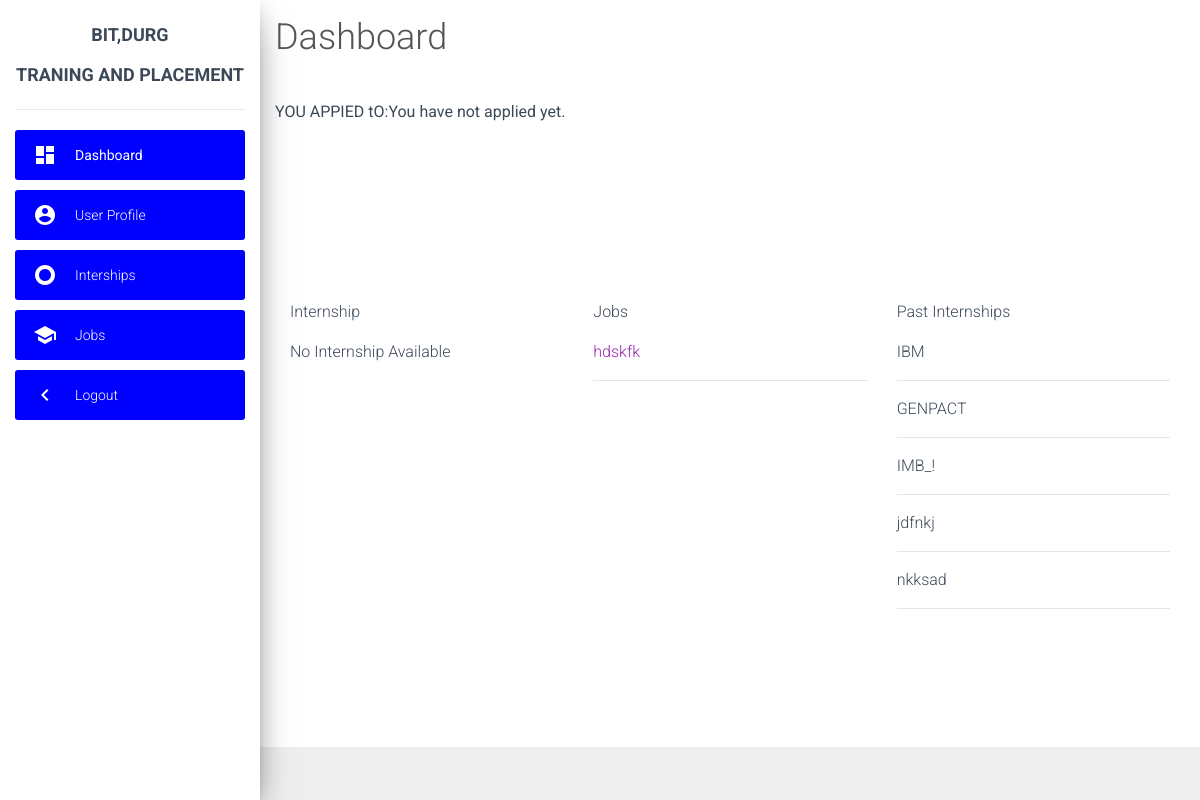
/dashboard/ (signed in), run on the app's committed database.
### student/models.py (models this page shows, shortened)
class Jobs(models.Model):
	image               =models.ImageField(upload_to='media/job',blank=True)
	company_name        = models.CharField(max_length=100,null=True)
	company_description = models.TextField(max_length=100000,null=True)
	Description			=models.TextField(max_length=100000,null=True)
	apply_before        = models.DateField(null=True,blank=True)
	Campus_date         = models.DateField(null=True,blank=True)
	Salary              = models.PositiveIntegerField(verbose_name="Salary",null=True,blank=True)
	Exam_Venue          = models.CharField(max_length=100,null=True,blank=True)
	Joining_location    =models.CharField(max_length=100,null=True,blank=True)
	Skill_set = models.TextField(max_length=10000, null=True)
	percentage_Agg_clg=models.PositiveIntegerField(verbose_name="Aggregate Percentage",null=True,blank=True)
	percentage_12       =models.PositiveIntegerField(verbose_name="Aggregate 10 Percentage",null=True,blank=True)
	percentage_10       =models.PositiveIntegerField(verbose_name="Aggregate 12 Percentage",null=True,blank=True)
	other_note			=models.TextField(max_length=100000,null=True,blank=True)

class Internship(models.Model):
	image               =models.ImageField(upload_to='media/internship',blank=True)
	company_name        = models.CharField(max_length=100,null=True)
	company_description = models.TextField(max_length=100000,null=True)
	Description			=models.TextField(max_length=100000,null=True)
	apply_before        = models.DateField(null=True,blank=True)
	Campus_date         = models.DateField(null=True,blank=True)
	Stipend             = models.PositiveIntegerField(verbose_name="Stipend",null=True,blank=True)
	Exam_Venue               = models.CharField(max_length=100,null=True,blank=True)
	Joining_location    =models.CharField(max_length=100,null=True,blank=True)
	duration            =models.CharField(max_length=100,null=True)
	Skill_set = models.TextField(max_length=10000, null=True)
	percentage_Agg_clg=models.PositiveIntegerField(verbose_name="Aggregate Percentage",null=True,blank=True)
	percentage_12       =models.PositiveIntegerField(verbose_name="Aggregate 10 Percentage",null=True,blank=True)
	percentage_10       =models.PositiveIntegerField(verbose_name="Aggregate 12 Percentage",null=True,blank=True)
	other_note			=models.TextField(max_length=100000,null=True,blank=True)

### student/views.py (the view)
# urls.py: path('dashboard/', dashboard , name='dashboard' ),
@login_required
def dashboard(request):
    profile=Profile.objects.filter(user=request.user).first()
    past_intern=Internship.objects.filter(apply_before__lt=date.today())
    current_intern=Internship.objects.filter(apply_before__gte=date.today())
    jobs_object=Jobs.objects.all()
    AppliedIntern_object=AppliedIntern.objects.filter(user_id=profile)
    today=date.today()
    Appliedjob_object=Appliedjob.objects.filter(user_id=profile)
    arg={
        'past_intern':past_intern,
        'current_intern':current_intern,
        'j':jobs_object,
        'ai':AppliedIntern_object,
        'user': request.user,
        'profile':profile,
        'today':today,
        'aj':Appliedjob_object,
    }
    return render(request, 'user/dashboard.html', arg )

### student/templates/user/dashboard.html (shortened to what this page needs)
{% extends 'index.html' %}
{% block head %}Dashboard{% endblock %}
{% load crispy_forms_tags %}
{% block content %}
<div style="height: 200px;" >
<div class="row">
    <strong><p>YOU APPIED tO:</p><br></strong>
    {% if not ai and not aj %}
    <strong>You have not applied yet.</strong>
    {% endif %}
</div>
</div>
<div class="row">
        <div class="col">
            <p>Internship</p>
            {% if not current_intern %}
            <p>No Internship Available</p>
            {% else %}
        {% for a in current_intern %}
            <p><a href="/company/{{a.id}}">{{a.company_name}}</a></p>
        <hr>
    {% endfor %}
    {% endif %}
</div>
    <div class="col">
        <p>Jobs</p>
        {% if not j %}
        <p>No Jobs Available</p>
        {% else %}
        {% for a in j %}
            <p><a href="/job_company/{{a.id}}" disabled>{{a.company_name}}</a></p>
        <hr>
    {% endfor %}
    {% endif %}
    </div>
    <div class="col">
        <p>Past Internships</p>
        {% if not past_intern %}
        <p>No Past Internship</p>
        {% else %}
        {% for a in past_intern %}
                   <p>{{a.company_name}}</p>
               <hr>
           {% endfor %}
           {% endif %}
    </div>
    </div>
{% endblock %}

### student/static/css/index_style1.css (style rules this page uses)
a { color: black; }

### data on the page
Jobs: company_name "hdskfk"
Internship: company_name "IBM"
Internship: company_name "GENPACT"
Internship: company_name "IMB_!"
Internship: company_name "jdfnkj"
Internship: company_name "nkksad"
